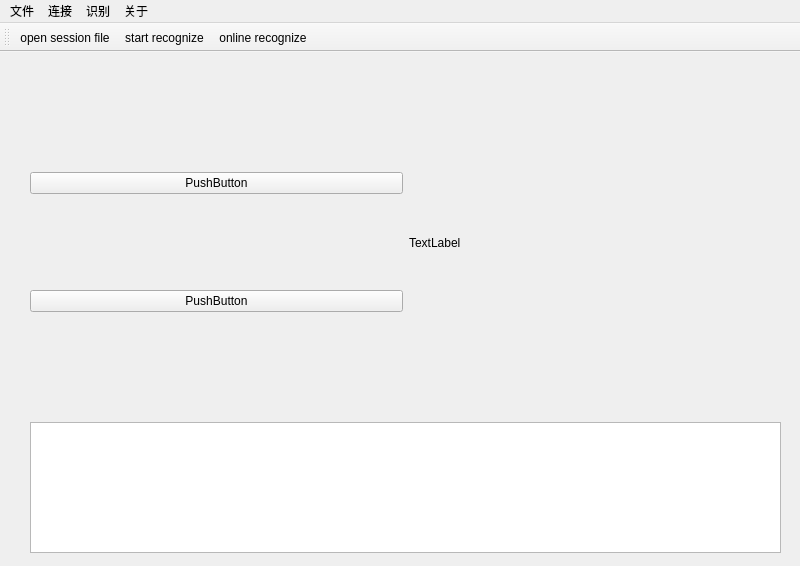
<?xml version="1.0" encoding="UTF-8"?>
<ui version="4.0">
 <class>MainWindow</class>
 <widget class="QMainWindow" name="MainWindow">
  <property name="geometry">
   <rect>
    <x>0</x>
    <y>0</y>
    <width>800</width>
    <height>566</height>
   </rect>
  </property>
  <property name="windowTitle">
   <string>MainWindow</string>
  </property>
  <widget class="QWidget" name="centralwidget">
   <widget class="QWidget" name="">
    <property name="geometry">
     <rect>
      <x>30</x>
      <y>30</y>
      <width>751</width>
      <height>321</height>
     </rect>
    </property>
    <layout class="QHBoxLayout" name="horizontalLayout_2">
     <item>
      <layout class="QVBoxLayout" name="verticalLayout">
       <item>
        <widget class="QPushButton" name="pushButton">
         <property name="text">
          <string>PushButton</string>
         </property>
        </widget>
       </item>
       <item>
        <widget class="QPushButton" name="pushButton_2">
         <property name="text">
          <string>PushButton</string>
         </property>
        </widget>
       </item>
      </layout>
     </item>
     <item>
      <layout class="QVBoxLayout" name="verticalLayout_2">
       <item>
        <widget class="QLabel" name="label">
         <property name="text">
          <string>TextLabel</string>
         </property>
        </widget>
       </item>
      </layout>
     </item>
    </layout>
   </widget>
   <widget class="QTextBrowser" name="textBrowser">
    <property name="geometry">
     <rect>
      <x>30</x>
      <y>370</y>
      <width>751</width>
      <height>131</height>
     </rect>
    </property>
   </widget>
  </widget>
  <widget class="QMenuBar" name="menubar">
   <property name="geometry">
    <rect>
     <x>0</x>
     <y>0</y>
     <width>800</width>
     <height>24</height>
    </rect>
   </property>
   <widget class="QMenu" name="menu">
    <property name="title">
     <string>文件</string>
    </property>
    <addaction name="action"/>
    <addaction name="actionclose_session_file"/>
    <addaction name="actionreload_session_file"/>
    <addaction name="separator"/>
    <addaction name="actionsave_recognize_result"/>
    <addaction name="separator"/>
    <addaction name="actionquit"/>
   </widget>
   <widget class="QMenu" name="menu_2">
    <property name="title">
     <string>连接</string>
    </property>
    <addaction name="actionbuild_connection"/>
    <addaction name="actionclose_connect"/>
    <addaction name="separator"/>
    <addaction name="actionrecognize_online"/>
    <addaction name="actionpreference"/>
   </widget>
   <widget class="QMenu" name="menu_3">
    <property name="title">
     <string>关于</string>
    </property>
    <addaction name="actionabout_system"/>
    <addaction name="actionhelo"/>
   </widget>
   <widget class="QMenu" name="menu_4">
    <property name="title">
     <string>识别</string>
    </property>
    <addaction name="actionstart_recognize"/>
    <addaction name="actiononline_recognize"/>
   </widget>
   <addaction name="menu"/>
   <addaction name="menu_2"/>
   <addaction name="menu_4"/>
   <addaction name="menu_3"/>
  </widget>
  <widget class="QToolBar" name="toolBar">
   <property name="windowTitle">
    <string>toolBar</string>
   </property>
   <attribute name="toolBarArea">
    <enum>TopToolBarArea</enum>
   </attribute>
   <attribute name="toolBarBreak">
    <bool>false</bool>
   </attribute>
   <addaction name="action"/>
   <addaction name="actionstart_recognize"/>
   <addaction name="actiononline_recognize"/>
  </widget>
  <action name="action">
   <property name="text">
    <string>open session file</string>
   </property>
  </action>
  <action name="actionclose_session_file">
   <property name="text">
    <string>close session file</string>
   </property>
  </action>
  <action name="actionreload_session_file">
   <property name="text">
    <string>reload session file</string>
   </property>
  </action>
  <action name="actionsave_recognize_result">
   <property name="text">
    <string>save recognize result</string>
   </property>
  </action>
  <action name="actionquit">
   <property name="text">
    <string>quit</string>
   </property>
  </action>
  <action name="actionbuild_connection">
   <property name="text">
    <string>build connection</string>
   </property>
  </action>
  <action name="actionrecognize_online">
   <property name="text">
    <string>recognize online</string>
   </property>
  </action>
  <action name="actionpreference">
   <property name="text">
    <string>preference</string>
   </property>
  </action>
  <action name="actionclose_connect">
   <property name="text">
    <string>close connect</string>
   </property>
  </action>
  <action name="actionabout_system">
   <property name="text">
    <string>about</string>
   </property>
  </action>
  <action name="actionhelo">
   <property name="text">
    <string>help</string>
   </property>
  </action>
  <action name="actionstart_recognize">
   <property name="text">
    <string>start recognize</string>
   </property>
  </action>
  <action name="actiononline_recognize">
   <property name="text">
    <string>online recognize</string>
   </property>
  </action>
 </widget>
 <resources/>
 <connections/>
</ui>
